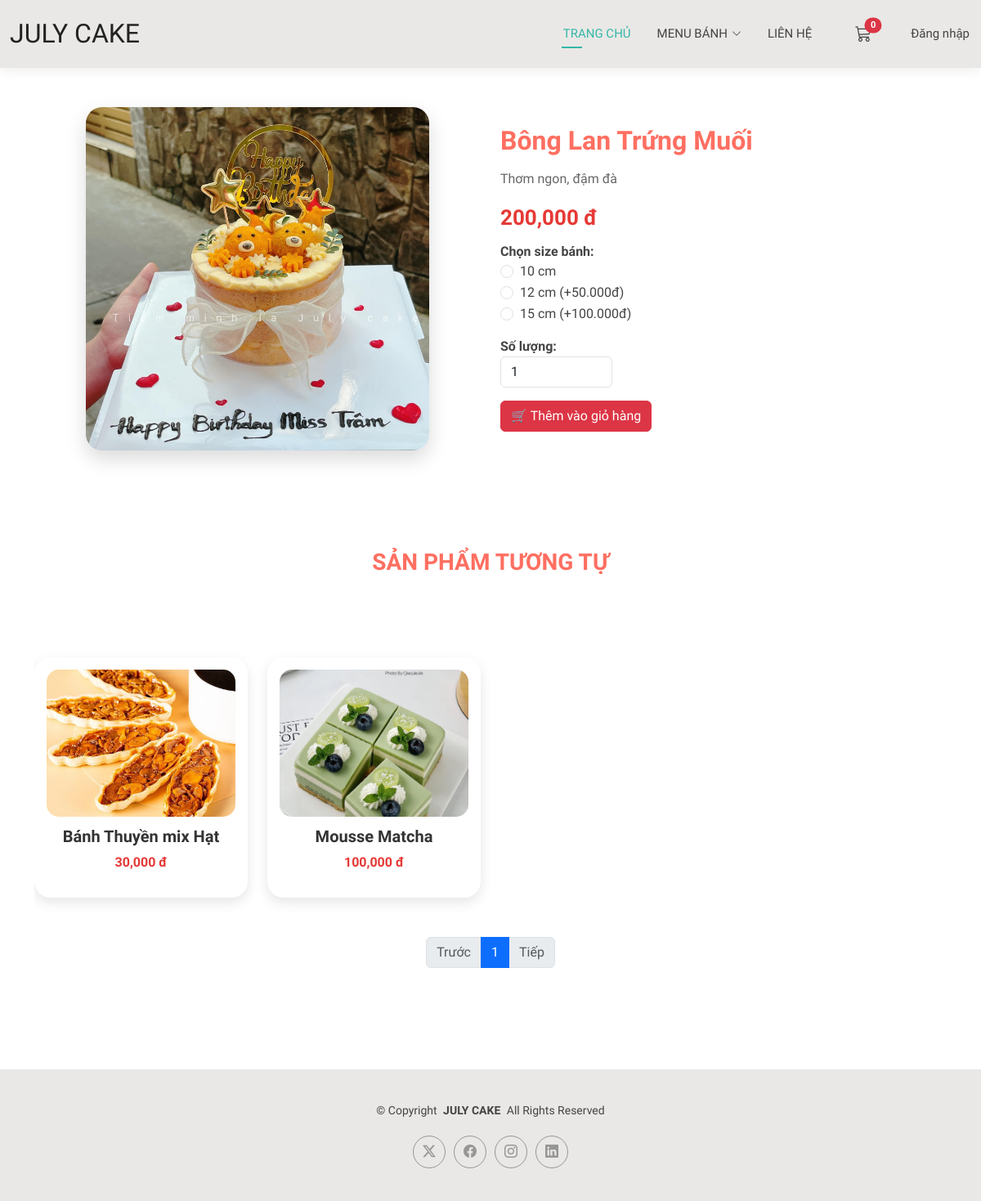
The app's page /products/product/bong-lan-trung-muoi/ with its own data.
### products/models.py (models this page shows, shortened)
class Product(models.Model):
    name = models.CharField(max_length=255)
    slug = models.SlugField(max_length=255, unique=True, blank=True)
    description = models.TextField(blank=True)
    price = models.DecimalField(max_digits=12, decimal_places=3, default=0)
    stock = models.PositiveIntegerField(default=0)
    image = models.ImageField(upload_to='products/', null=True, blank=True)
    categories = models.ManyToManyField(Category, related_name='products', blank=True)
    created_at = models.DateTimeField(auto_now_add=True)
    sizes = models.ManyToManyField(CakeSize, blank=True)
    class Meta:
        ordering = ['-created_at']

class CakeSize(models.Model):
    name = models.CharField(max_length=20)   # S, M, L, 20cm, 25cm...
    extra_price = models.DecimalField(max_digits=10, decimal_places=3, default=0)

### products/views.py (the view)
# urls.py: path("product/<slug:slug>/", views.product_detail, name="product_detail"),
def product_detail(request, slug):
    product = Product.objects.filter(slug=slug).first()
    if not product:
        return render(request, 'products/product_detail.html', {
            'error': 'Sản phẩm này không tồn tại.',
            'product': None,  # Không có sản phẩm
            'similar_products': []  # Không có sản phẩm tương tự
        })
    similar_products = Product.objects.filter(
        categories__in=product.categories.all()
    ).exclude(pk=product.pk).distinct()
    paginator = Paginator(similar_products, 4)  # Mỗi trang 4 sản phẩm
    page_number = request.GET.get('page')  # Trang hiện tại
    page_obj = paginator.get_page(page_number)
    return render(request, 'products/product_detail.html', {
        'product': product,
        'similar_products': page_obj
    })

### cart/context_processors.py (called while the page is built)
def cart_count(request):
    if getattr(request, 'user', None) and request.user.is_authenticated:
        total = CartItem.objects.filter(cart__user=request.user).aggregate(total=Sum('quantity'))['total'] or 0
    else:
        cart = request.session.get('cart', {})
        try:
            total = sum(int(item.get('quantity', 0) or 0) for item in cart.values())
        except Exception:
            total = 0
    return {'cart_count': int(total)}

### products/templates/products/product_detail.html (shortened to what this page needs)
{% extends 'base.html' %}
{% load humanize %}
{% load static %}
{% block extra_css %}
<link rel="stylesheet" href="{% static 'products/css/product.css' %}">
{% endblock %}
{% block content %}
<div class="container py-5 product-detail-page">
    {% if error %}
    <div class="alert alert-danger text-center">
        <p>{{ error }}</p>
    </div>
    {% else %}
    <div class="row mb-5 align-items-center">
        <div class="col-md-6 text-center">
            <img src="{{ product.image.url }}" alt="{{ product.name }}" class="product-detail-img">
        </div>
        <div class="col-md-6">
            <h2 class="product-title">{{ product.name }}</h2>
            <p class="product-desc">{{ product.description }}</p>
            <p class="product-price">{{ product.price|floatformat:"0"|intcomma }} đ</p>
            <form method="post" action="{% url 'cart:add' product.id %}">
                {% if product.sizes.all %}
                <div class="mb-3">
                    <label class="fw-bold">Chọn size bánh:</label>
                    {% for size in product.sizes.all %}
                    <div class="form-check">
                        <input class="form-check-input" type="radio" name="size_id" value="{{ size.id }}" required>
                        <label class="form-check-label">
                            {{ size.name }}
                            {% if size.extra_price > 0 %}
                            (+{{ size.extra_price }}đ)
                            {% endif %}
                        </label>
                    </div>
                    {% endfor %}
                </div>
                {% endif %}
                <div class="mb-3">
                    <label class="fw-bold">Số lượng:</label>
                    <input type="number" name="quantity" value="1" min="1" class="form-control w-25">
                </div>
                <button type="submit" class="btn btn-danger">
                    🛒 Thêm vào giỏ hàng
                </button>
            </form>
        </div>
    </div>
    <section class="related-products">
        <h3 class="section-title">SẢN PHẨM TƯƠNG TỰ</h3>
        <div class="row">
            {% for p in similar_products %}
            <div class="col-md-3 mb-4">
                <div class="product-card">
                    <a href="{% url 'products:product_detail' p.slug %}">
                        {% if p.image %}
                        <img src="{{ p.image.url }}" alt="{{ p.name }}">
                        {% else %}
                        <img src="{% static 'assets/img/default.jpg' %}" alt="No Image">
                        {% endif %}
                        <h5>{{ p.name }}</h5>
                        <p>{{ p.price|floatformat:"0"|intcomma }} đ</p>
                    </a>
                </div>
            </div>
            {% empty %}
            <p class="text-center text-muted">Không có sản phẩm tương tự nào.</p>
            {% endfor %}
        </div>
        <div class="pagination mt-4 d-flex justify-content-center">
            <ul class="pagination">
                {% if similar_products.has_previous %}
                <li class="page-item">
                    <a class="page-link" href="?page={{ similar_products.previous_page_number }}">Trước</a>
                </li>
                {% else %}
                <li class="page-item disabled">
                    <span class="page-link">Trước</span>
                </li>
                {% endif %}
                {% for num in similar_products.paginator.page_range %}
                {% if num == similar_products.number %}
                <li class="page-item active">
                    <span class="page-link">{{ num }}</span>
                </li>
                {% else %}
                <li class="page-item">
                    <a class="page-link" href="?page={{ num }}">{{ num }}</a>
                </li>
                {% endif %}
                {% endfor %}
                {% if similar_products.has_next %}
                <li class="page-item">
                    <a class="page-link" href="?page={{ similar_products.next_page_number }}">Tiếp</a>
                </li>
                {% else %}
                <li class="page-item disabled">
                    <span class="page-link">Tiếp</span>
                </li>
                {% endif %}
            </ul>
        </div>
    </section>
    {% endif %}
</div>
{% endblock %}

### first_project/static/assets/css/main.css (style rules this page uses)
:root { --default-font: "Roboto", system-ui, -apple-system, "Segoe UI", Roboto, "Helvetica Neue", Arial, "Noto Sans", "Liberation Sans", sans-serif, "Apple Color Emoji", "Segoe UI Emoji", "Segoe UI Symbol", "Noto Color Emoji"; --heading-font: "Raleway", sans-serif; --nav-font: "Poppins", sans-serif; }
:root { --background-color: #ffffff; --default-color: #444444; --heading-color: #222222; --accent-color: #34b7a7; --surface-color: #ffffff; --contrast-color: #ffffff; }
:root { --nav-color: #444444; --nav-hover-color: #34b7a7; --nav-mobile-background-color: #ffffff; --nav-dropdown-background-color: #ffffff; --nav-dropdown-color: #444444; --nav-dropdown-hover-color: #34b7a7; }
:root { scroll-behavior: smooth; }
body { color: var(--default-color); background-color: var(--background-color); font-family: var(--default-font); }
a { color: var(--accent-color); text-decoration: none; transition: 0.3s; }
h1, h2, h3, h4, h5, h6 { color: var(--heading-color); font-family: var(--heading-font); }
section, .section { color: var(--default-color); background-color: var(--background-color); padding: 60px 0; scroll-margin-top: 100px; overflow: clip; }
.section-title { text-align: center; padding-bottom: 60px; position: relative; }

### products/static/products/css/product.css (style rules this page uses)
* { font-family: 'Be Vietnam Pro', -apple-system, BlinkMacSystemFont, "Segoe UI", Roboto, "Helvetica Neue", Arial, sans-serif !important; }
.product-card { background:#fff; border-radius:18px; overflow:hidden; box-shadow:0 10px 25px rgba(0,0,0,0.08); transition:0.3s; height:100%; }
.product-card img { width:100%; height:200px; object-fit:cover; transition:0.3s; }
.product-detail-page { font-family: 'Segoe UI', sans-serif; }
.product-detail-img { width: 100%; max-width: 420px; height: 420px; object-fit: cover; border-radius: 20px; box-shadow: 0 10px 25px rgba(0,0,0,0.15); }
.product-title { font-size: 32px; font-weight: 800; color: #ff6f61; margin-bottom: 15px; }
.product-desc { color: #666; line-height: 1.6; margin-bottom: 15px; }
.product-price { font-size: 26px; font-weight: 700; color: #e53935; margin-bottom: 10px; }
.related-products { margin-top: 60px; }
.section-title { text-align: center; margin-bottom: 40px; font-size: 28px; font-weight: 800; color: #ff6f61; }
.product-card { background: #fff; border-radius: 20px; padding: 15px; text-align: center; box-shadow: 0 6px 15px rgba(0,0,0,0.1); transition: 0.3s; }
.product-card img { width: 100%; height: 180px; object-fit: cover; border-radius: 15px; }
.product-card h5 { margin-top: 12px; font-weight: 700; color: #333; }
.product-card p { color: #e53935; font-weight: 700; }

### records on screen
Product: image (picture), name "Bông Lan Trứng Muối", description "Thơm ngon, đậm đà", price "200,000"
CakeSize: name "10 cm"
CakeSize: name "12 cm", extra_price "50.000"
CakeSize: name "15 cm", extra_price "100.000"
Product: image (picture), name "Bánh Thuyền mix Hạt", price "30,000"
Product: image (picture), name "Mousse Matcha", price "100,000"

### other values on screen
{{ num }} "1"
